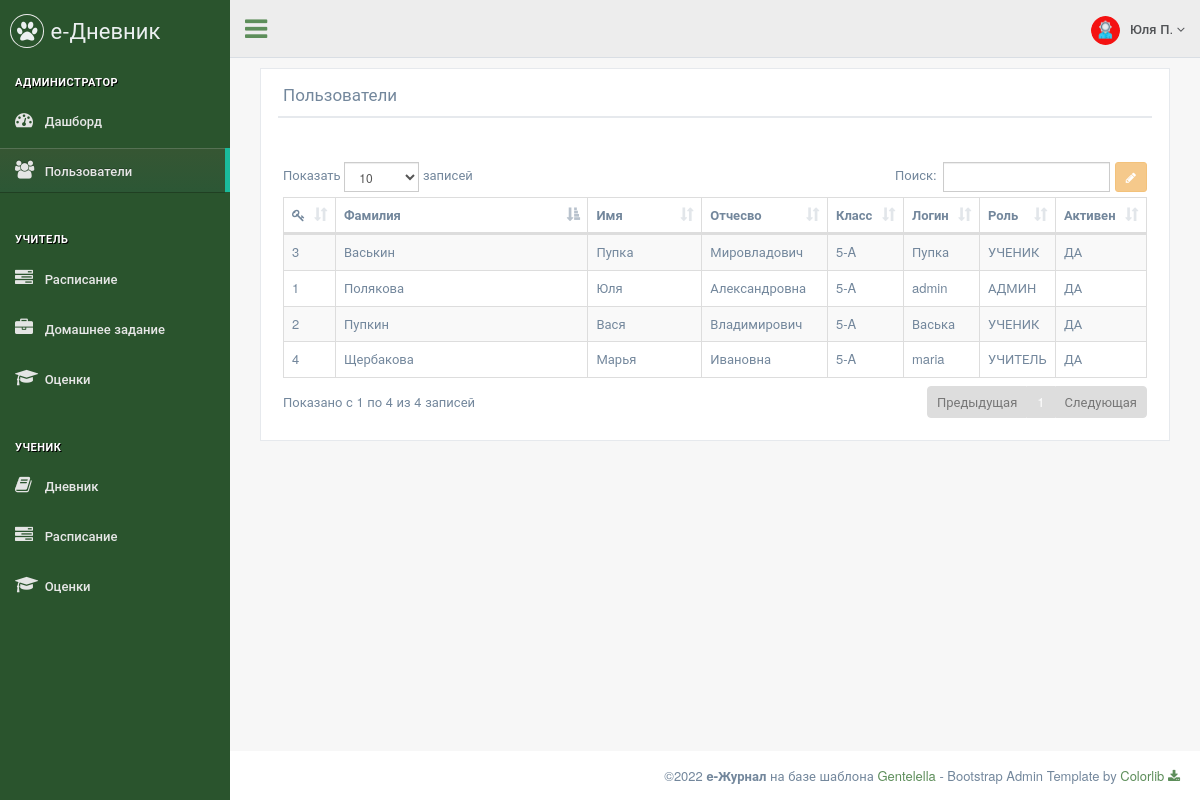
Page /admin/users (signed in) on the committed database.
### data/menu.py (models this page shows)
class Menu(ORMBase):
    __tablename__ = 'menu'
    id = Column(Integer, primary_key=True, autoincrement=True, unique=True)
    name = Column(String, nullable=True)
    section = Column(String, nullable=True)
    title = Column(String, nullable=True)
    icon = Column(String, nullable=True)
    ref = Column(String, nullable=True)
    roles = Column(String, nullable=True)
    order = Column(Integer, nullable=True)

### data/users.py (models this page shows)
class Users(ORMBase, UserMixin):
    __tablename__ = 'users'
    __json_exclude__ = set(["password"])
    id = Column(Integer, primary_key=True, autoincrement=True, unique=True)
    name = Column(String, nullable=True)
    surname = Column(String, nullable=True)
    otchestvo = Column(String, nullable=True)
    login = Column(String, nullable=True)
    password = Column(String, nullable=True)
    role = Column(String, nullable=True)
    class_id = Column(Integer, ForeignKey('classes.cl_id'), nullable=True)
    active = Column(Integer, nullable=True)

### main.py (the view, shortened to what this page needs)
@app.route('/admin/users', methods=['POST', 'GET'])
def admin_users():
    form = UserEditForm()
    users = session.query(Users.id,
                          Users.class_id,
                          Users.name,
                          Users.otchestvo,
                          Users.surname,
                          Users.login,
                          Users.role,
                          Users.active,
                          Classes.number,
                          Classes.letter).filter(Users.class_id == Classes.cl_id).all()
    return render_page(['admin'], '/admin/users', 'admin_users.html', users=users, form=form)

### main.py
class UserEditForm(FlaskForm):
    identifier = StringField()
    id = StringField('ID')
    surname = StringField('Фамилия', validators=[DataRequired()])
    name = StringField('Имя', validators=[DataRequired()])
    otchestvo = StringField('Отчество')
    role = StringField('Роль')
    class_id = StringField('ID класса')
    active = BooleanField('Активен')

### main.py (called while the page is built)
@login_manager.user_loader
def load_user(user_id):
    return session.query(Users).get(user_id)

def get_menu(role):
    items = session.query(Menu).filter(Menu.roles.ilike(f'%{role}%')).all()
    menu = dict()
    section = ""
    for item in items:
        if item.section:
            arr = menu.get(section)
            arr.append(item)
            menu[section] = arr
        else:
            section = item.title
            menu[section] = []
    return menu

def render_page(roles, ref, template, **context):
    if not login_fresh():
        return render_403()
    else:
        if current_user.role in roles:
            menu = get_menu(current_user.role)
            if not context:
                context = dict()
            context["menu"] = menu
            context["ref"] = ref
            context["role"] = current_user.role
            context["username"] = f"{current_user.name} {current_user.surname[0]}."
            return render_template(template, **context)
        else:
            return render_403()

### templates/admin_users.html (shortened to what this page needs)
{% extends "page_base.html" %}
{% block content %}
<div class="col-md-12 col-sm-12 col-xs-12">
    <div class="x_panel">
        <div class="x_title">
            <h2>Пользователи <small>Редактирование и активация пользователей</small></h2>
            <div class="clearfix"></div>
        </div>
        <div class="x_content">
            <p class="text-muted font-13 m-b-30">
                &nbsp;
            </p>
            <table id="datatable-users" class="table table-striped table-bordered dt-responsive nowrap dataTable" cellspacing="0" width="100%">
                <thead>
                    <tr>
                        <th title="ID"><i class="fa fa-key"></i></th>
                        <th>Фамилия</th>
                        <th>Имя</th>
                        <th>Отчесво</th>
                        <th>Класс</th>
                        <th>Логин</th>
                        <th>Роль</th>
                        <th>Активен</th>
                    </tr>
                </thead>
                <tbody>
                    {% for user in users %}
                    <tr>
                        <td>{{ user.id }}</td>
                        <td>{{ user.surname }}</td>
                        <td>{{ user.name }}</td>
                        <td>{{ user.otchestvo }}</td>
                        <td>{{ user.number }}-{{ user.letter }}</td>
                        <td>{{ user.login }}</td>
                        {% if user.role == 'admin' %}
                        <td>АДМИН</td>
                        {% elif user.role == 'teacher' %}
                        <td>УЧИТЕЛЬ</td>
                        {% elif user.role == 'student' %}
                        <td>УЧЕНИК</td>
                        {% else %}
                        <td>ГОСТЬ</td>
                        {% endif %}
                        {% if user.active == 0 %}
                        <td>НЕТ</td>
                        {% else %}
                        <td>ДА</td>
                        {% endif %}
                    </tr>
                    {% endfor %}
                </tbody>
            </table>
        </div>
    </div>
</div>
{% endblock %}

### templates/page_base.html (shortened to what this page needs)
<!DOCTYPE html>
<html lang="en">
  <head>
    <link href="/static/vendors/bootstrap/css/bootstrap.min.css" rel="stylesheet">
    <link href="/static/vendors/font-awesome/css/font-awesome.min.css" rel="stylesheet">
    <link href="/static/vendors/nprogress/nprogress.css" rel="stylesheet">
    <link href="/static/vendors/animate.css/animate.min.css" rel="stylesheet">
    <link href="/static/vendors/datatables.net-bs/css/dataTables.bootstrap.min.css" rel="stylesheet">
    <link href="/static/vendors/datatables.net-buttons-bs/css/buttons.bootstrap.min.css" rel="stylesheet">
    <link href="/static/vendors/datatables.net-fixedheader-bs/css/fixedHeader.bootstrap.min.css" rel="stylesheet">
    <link href="/static/vendors/datatables.net-responsive-bs/css/responsive.bootstrap.min.css" rel="stylesheet">
    <link href="/static/vendors/datatables.net-scroller-bs/css/scroller.bootstrap.min.css" rel="stylesheet">
    <link href="/static/vendors/switchery/switchery.css" rel="stylesheet">
    <link href="/static/vendors/bootstrap-datetimepicker/css/bootstrap-datetimepicker.css" rel="stylesheet">
    <link href="/static/css/custom.css" rel="stylesheet">
  </head>
  <body class="nav-md">
    <div class="container body">
      <div class="main_container">
        <div class="col-md-3 left_col">
          <div class="left_col scroll-view">
            <div class="navbar nav_title" style="border: 0;">
              <a href="index.html" class="site_title"><i class="fa fa-paw"></i> <span>е-Дневник</span></a>
            </div>
            <br />
            <div id="sidebar-menu" class="main_menu_side hidden-print main_menu">
              {% for section in menu.keys() %}
                <div class="menu_section">
                  <h3>{{ section }}</h3>
                  <ul class="nav side-menu">
                    {% for item in menu.get(section) %}
                      {% if item.ref == ref %}
                        <li class="active"><a href="{{ item.ref }}"><i class="{{ item.icon }}"></i> {{ item.title }}</a></li>
                      {% else %}
                        <li><a href="{{ item.ref }}"><i class="{{ item.icon }}"></i> {{ item.title }}</a></li>
                      {% endif %}
                    {% endfor %}
                  </ul>
                </div>
              {% endfor %}
            </div>
          </div>
        </div>
        <div class="top_nav">
          <div class="nav_menu">
            <nav>
              <div class="nav toggle">
                <a id="menu_toggle"><i class="fa fa-bars"></i></a>
              </div>
              <ul class="nav navbar-nav navbar-right">
                <li class="">
                  <a href="javascript:;" class="user-profile dropdown-toggle" data-toggle="dropdown" aria-expanded="false">
                    <img src="/static/images/{{ role }}.png" alt="">{{ username }}
                    <span class=" fa fa-angle-down"></span>
                  </a>
                </li>
              </ul>
            </nav>
          </div>
        </div>
        <div id="page-content" class="right_col" role="main">
          {% block content %}{% endblock %}
        </div>
        <footer>
          <div class="pull-right">
            ©2022 <b>e-Журнал</b> на базе шаблона <a href="https://colorlib.com/polygon/gentelella/index.html">Gentelella</a> - Bootstrap Admin Template by <a href="https://github.com/ColorlibHQ/gentelella">Colorlib <i class="fa fa-download"></i></a>
          </div>
          <div class="clearfix"></div>
        </footer>
      </div>
    </div>
  </body>
</html>

### rows in the picture
Menu: title "АДМИНИСТРАТОР"
Menu: title "Дашборд"
Menu: title "Пользователи"
Menu: title "УЧИТЕЛЬ"
Menu: title "Расписание"
Menu: title "Домашнее задание"
Menu: title "Оценки"
Menu: title "УЧЕНИК"
Menu: title "Дневник"
Menu: title "Расписание"
Menu: title "Оценки"
Users: role (picture), id "1", surname "Полякова", name "Юля", otchestvo "Александровна", number "5", letter "A", login "admin", shows "АДМИН"
Users: id "2", surname "Пупкин", name "Вася", otchestvo "Владимирович", number "5", letter "A", login "Васька", role "УЧЕНИК"
Users: id "3", surname "Васькин", name "Пупка", otchestvo "Мировладович", number "5", letter "A", login "Пупка", role "УЧЕНИК"
Users: id "4", surname "Щербакова", name "Марья", otchestvo "Ивановна", number "5", letter "A", login "maria", role "УЧИТЕЛЬ"

### other values in the picture
{{ username }} "Юля П."
